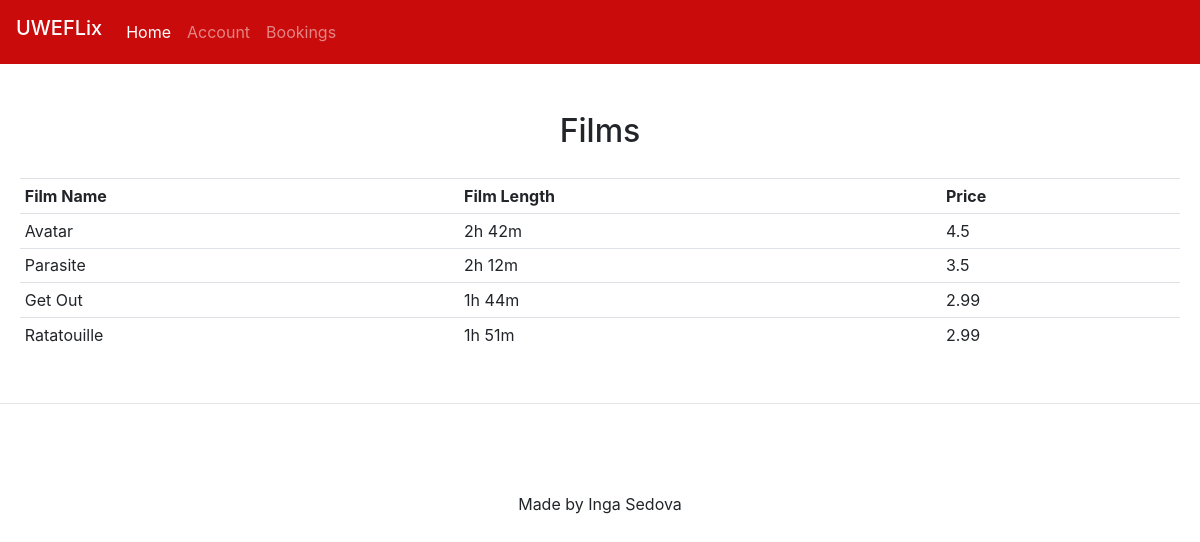
The page / on the database its author committed.
### club_rep_acc/models.py (models this page shows, shortened)
class Films(models.Model):
    film_name = models.CharField(max_length=200, null=True)
    film_length = models.CharField(max_length=200, null=True)
    ticket_price = models.FloatField(null=True)
    date_created = models.DateTimeField(auto_now_add=True, null=True)

### club_rep_acc/views.py (the view)
# urls.py: 2. Add a URL to urlpatterns:  path('', views.home, name='home')
def home(request):
    films = Films.objects.all()
    return render(request, 'club_rep_acc/home_page.html',{'films':films})

### club_rep_acc/templates/club_rep_acc/home_page.html
{% extends 'club_rep_acc/main.html' %}
{% block content %}
<br>
<div class="row">
    <div class="col-md">
        <br>
        <h2 style="text-align:center">Films</h2>
        <div class="car card-body">
            <table class="table table-sm">
                <tr>
                    <th>Film Name</th>
                    <th>Film Length</th>
                    <th>Price</th>
                </tr>
                {% for i in films %}
                    <tr>
                        <td>{{i.film_name}}</td>
                        <td>{{i.film_length}}</td>
                        <td>{{i.ticket_price}}</td>
                    </tr>
                {% endfor %}
            </table>
        </div>
    </div>
</div>
{% endblock %}

### club_rep_acc/templates/club_rep_acc/main.html (shortened to what this page needs)
<!DOCTYPE html>
<html>
    <head>
        <link rel="stylesheet" href="https://cdn.jsdelivr.net/npm/bootstrap@4.4.1/dist/css/bootstrap.min.css">
    </head>
    <body>
        {% include 'club_rep_acc/navbar.html' %}
        {% block content %}
        {% endblock %}
        <hr>
        <br><br><br>
        <p style="text-align:center">Made by Inga Sedova</p>
    </body>
</html>

### club_rep_acc/templates/club_rep_acc/navbar.html (shortened to what this page needs)
<nav class="navbar navbar-expand-lg navbar-dark bg-red" style="background-color: #c90b0b;">
    <h2 class="navbar-brand">UWEFLix</h2>
      <div class="collapse navbar-collapse" id="navbarText">
        <ul class="navbar-nav mr-auto">
          <li class="nav-item active">
            <a class="nav-link" href="{% url 'home' %}">Home </a>
          </li>
          <li class="nav-item">
            <a class="nav-link" href="{% url 'account' %}">Account</a>
          </li>
          <li class="nav-item">
            <a class="nav-link" href="{% url 'bookings' %}">Bookings</a>
          </li>
        </ul>
      </div>
    </nav>

### rows shown on the page
Films: film_name "Avatar", film_length "2h 42m", ticket_price "4.5"
Films: film_name "Parasite", film_length "2h 12m", ticket_price "3.5"
Films: film_name "Get Out", film_length "1h 44m", ticket_price "2.99"
Films: film_name "Ratatouille", film_length "1h 51m", ticket_price "2.99"
